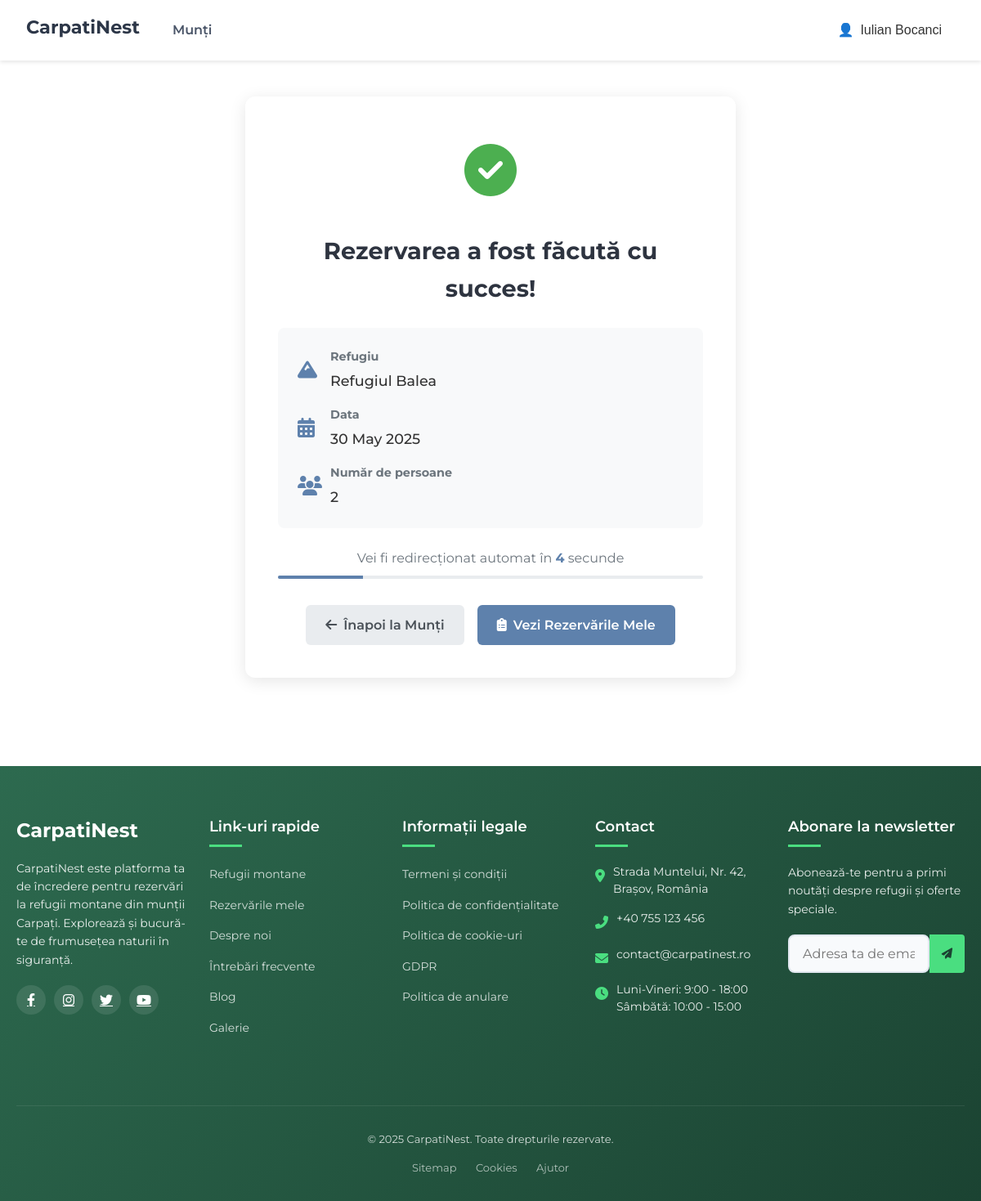
The page /booking/confirmation/1/ (signed in) on the database its author committed.
### CarpatiNest_app/models.py (models this page shows, shortened)
class Booking(models.Model):
    user = models.ForeignKey(User, on_delete=models.CASCADE, related_name='bookings', verbose_name='Utilizator')
    refuge = models.ForeignKey(Refuge, on_delete=models.CASCADE, related_name='bookings', verbose_name='Refugiu')
    booking_date = models.DateField(verbose_name='Data rezervării', default=date.today)
    members_count = models.IntegerField(verbose_name='Număr de membri', default=1)
    created_at = models.DateTimeField(auto_now_add=True, verbose_name='Data creării')
    status = models.CharField(
        max_length=20,
        choices=[
            ('pending', 'În așteptare'),
            ('confirmed', 'Confirmată'),
            ('canceled', 'Anulată')
        ],
        default='pending',
        verbose_name='Status'
    )
    notes = models.TextField(blank=True, null=True, verbose_name='Note')
    class Meta:
        verbose_name = 'Rezervare'
        verbose_name_plural = 'Rezervări'
        ordering = ['-created_at']

class Refuge(models.Model):
    name = models.CharField(max_length=100, verbose_name='Nume refugiu')
    mountain = models.ForeignKey(Mountain, on_delete=models.CASCADE, related_name='refuges', verbose_name='Munte')
    description = models.TextField(verbose_name='Descriere', blank=True, null=True)
    altitude = models.IntegerField(verbose_name='Altitudine (m)', null=True, blank=True)
    image = models.ImageField(upload_to='refuges/', verbose_name='Imagine', null=True, blank=True)
    capacity = models.IntegerField(verbose_name='Capacitate', default=10)
    class Meta:
        verbose_name = 'Refugiu'
        verbose_name_plural = 'Refugii'
        ordering = ['mountain', 'name']

### CarpatiNest_app/views.py (the view)
# urls.py: path('booking/confirmation/<int:booking_id>/', views.booking_confirmation, name='booking_confirmation'),
@login_required
def booking_confirmation(request, booking_id):
    try:
        booking = get_object_or_404(Booking, id=booking_id, user=request.user)
        if booking.status == 'canceled':
            messages.error(request, 'Această rezervare a fost anulată.')
            return redirect('CarpatiNest_app:my_bookings')
        booking_session_key = f"booking_{booking.refuge.id}_{booking.user.id}_{request.session.session_key}"
        request.session[booking_session_key] = True
        context = {
            'booking': booking
        }
        return render(request, 'booking_confirmation.html', context)
    except Booking.DoesNotExist:
        messages.error(request, 'Rezervarea nu a fost găsită sau nu aveți permisiunea să o accesați.')
        return redirect('CarpatiNest_app:mountain_selection')
    except Exception as e:
        messages.error(request, f'A apărut o eroare: {str(e)}')
        return redirect('CarpatiNest_app:mountain_selection')

### CarpatiNest_app/templates/booking_confirmation.html (shortened to what this page needs)
{% extends 'base.html' %}
{% load static %}
{% block extra_css %}
<link rel="stylesheet" href="{% static 'css/booking_confirmation.css' %}" />
{% endblock %}
{% block content %}
<div class="confirmation-container fade-in">
    <div class="confirmation-card">
        <div class="confirmation-icon">
            <i class="fas fa-check-circle"></i>
        </div>
        <h1 class="confirmation-title">Rezervarea a fost făcută cu succes!</h1>
        <div class="booking-details">
            <div class="detail-item">
                <i class="fas fa-mountain"></i>
                <div class="detail-content">
                    <h4>Refugiu</h4>
                    <p>{{ booking.refuge.name }}</p>
                </div>
            </div>
            <div class="detail-item">
                <i class="fas fa-calendar-alt"></i>
                <div class="detail-content">
                    <h4>Data</h4>
                    <p>{{ booking.booking_date|date:"j F Y" }}</p>
                </div>
            </div>
            <div class="detail-item">
                <i class="fas fa-users"></i>
                <div class="detail-content">
                    <h4>Număr de persoane</h4>
                    <p>{{ booking.members_count }}</p>
                </div>
            </div>
        </div>
        <div class="redirect-timer">
            <p>Vei fi redirecționat automat în <span id="countdown">5</span> secunde</p>
            <div class="progress-bar">
                <div class="progress-fill" id="progress"></div>
            </div>
        </div>
        <div class="button-group">
            <a href="{% url 'CarpatiNest_app:mountain_selection' %}" class="btn btn-secondary">
                <i class="fas fa-arrow-left"></i>
                Înapoi la Munți
            </a>
            <a href="{% url 'CarpatiNest_app:my_bookings' %}" class="btn btn-primary">
                <i class="fas fa-clipboard-list"></i>
                Vezi Rezervările Mele
            </a>
        </div>
    </div>
</div>
{% endblock %}

### CarpatiNest_app/templates/base.html (shortened to what this page needs)
{% load static %}
<!DOCTYPE html>
<html lang="ro">
  <head>
    />    <link rel="stylesheet" href="{% static 'css/style.css' %}?v=1" />
    <link rel="stylesheet" href="{% static 'css/footer.css' %}?v=1" />
    <link rel="stylesheet" href="https://cdnjs.cloudflare.com/ajax/libs/font-awesome/6.4.0/css/all.min.css" />
    {% block extra_css %}{% endblock %}
  </head>
  <body class="{% block body_class %}{% endblock %}">
    <nav id="navbar" class="navbar">
      {% block navbar %}
      <div class="navbar-container">
        <div class="nav-left">
          <a href="{% url 'CarpatiNest_app:index' %}" class="nav-logo">CarpatiNest</a>          <a href="{% url 'CarpatiNest_app:mountain_selection' %}" class="nav-link">Munți</a>
        </div>
        <div class="nav-right">
          {% if user.is_authenticated %}          <div class="user-dropdown">
            <button class="user-button">
              <span class="user-icon">👤</span>
              {% if user.first_name or user.last_name %}
                {{ user.first_name }} {{ user.last_name }}
              {% else %}
                {{ user.username }}              {% endif %}
            </button>
          </div>
          {% else %}
          <a href="{% url 'CarpatiNest_app:login' %}" class="auth-link">Autentificare</a>
          <a href="{% url 'CarpatiNest_app:register' %}" class="auth-link">Înregistrare</a>
          {% endif %}
        </div>
      </div>
      {% endblock navbar %}
    </nav>    <main class="main-content">
      {% block content %}{% endblock %}
    </main>
    <footer class="footer">
      <div class="footer-container">
        <div class="footer-top">
          <div class="footer-column">
            <a href="{% url 'CarpatiNest_app:index' %}" class="footer-logo">CarpatiNest</a>
            <p class="footer-description">
              CarpatiNest este platforma ta de încredere pentru rezervări la refugii montane din munții Carpați.
              Explorează și bucură-te de frumusețea naturii în siguranță.
            </p>
            <div class="footer-social">
              <a href="#" class="social-icon"><i class="fab fa-facebook-f"></i></a>
              <a href="#" class="social-icon"><i class="fab fa-instagram"></i></a>
              <a href="#" class="social-icon"><i class="fab fa-twitter"></i></a>
              <a href="#" class="social-icon"><i class="fab fa-youtube"></i></a>
            </div>
          </div>
          <div class="footer-column">
            <h4 class="footer-heading">Link-uri rapide</h4>
            <ul class="footer-links">
              <li><a href="{% url 'CarpatiNest_app:mountain_selection' %}">Refugii montane</a></li>
              <li><a href="{% url 'CarpatiNest_app:my_bookings' %}">Rezervările mele</a></li>
              <li><a href="#">Despre noi</a></li>
              <li><a href="#">Întrebări frecvente</a></li>
              <li><a href="#">Blog</a></li>
              <li><a href="#">Galerie</a></li>
            </ul>
          </div>
          <div class="footer-column">
            <h4 class="footer-heading">Informații legale</h4>
            <ul class="footer-links">
              <li><a href="#">Termeni și condiții</a></li>
              <li><a href="#">Politica de confidențialitate</a></li>
              <li><a href="#">Politica de cookie-uri</a></li>
              <li><a href="#">GDPR</a></li>
              <li><a href="#">Politica de anulare</a></li>
            </ul>
          </div>
          <div class="footer-column">
            <h4 class="footer-heading">Contact</h4>
            <div class="footer-contact-item">
              <div class="footer-contact-icon">
                <i class="fas fa-map-marker-alt"></i>
              </div>
              <div class="footer-contact-text">
                Strada Muntelui, Nr. 42, Brașov, România
              </div>
            </div>
            <div class="footer-contact-item">
              <div class="footer-contact-icon">
                <i class="fas fa-phone-alt"></i>
              </div>
              <div class="footer-contact-text">
                +40 755 123 456
              </div>
            </div>
            <div class="footer-contact-item">
              <div class="footer-contact-icon">
                <i class="fas fa-envelope"></i>
              </div>
              <div class="footer-contact-text">
                contact@carpatinest.ro
              </div>
            </div>
            <div class="footer-contact-item">
              <div class="footer-contact-icon">
                <i class="fas fa-clock"></i>
              </div>
              <div class="footer-contact-text">
                Luni-Vineri: 9:00 - 18:00<br>
                Sâmbătă: 10:00 - 15:00
              </div>
            </div>
          </div>
          <div class="footer-column">
            <h4 class="footer-heading">Abonare la newsletter</h4>
            <p class="footer-description">
              Abonează-te pentru a primi noutăți despre refugii și oferte speciale.
            </p>
            <form class="newsletter-form">
              <input type="email" class="newsletter-input" placeholder="Adresa ta de email">
              <button type="submit" class="newsletter-button">
                <i class="fas fa-paper-plane"></i>
              </button>
            </form>
          </div>
        </div>
        <div class="footer-bottom">
          <p>&copy; {% now "Y" %} CarpatiNest. Toate drepturile rezervate.</p>
          <div class="footer-bottom-links">
            <a href="#">Sitemap</a>
            <a href="#">Cookies</a>
            <a href="#">Ajutor</a>
          </div>
        </div>
      </div>
    </footer>
  </body>
</html>

### CarpatiNest_app/static/css/style.css (style rules this page uses)
* { margin: 0; padding: 0; box-sizing: border-box; }
body { font-family: "Montserrat", sans-serif; line-height: 1.6; color: #333; padding-top: 70px; }
.main-content { min-height: calc(100vh - 70px); }
.navbar { position: fixed; top: 0; left: 0; right: 0; background: rgba(255, 255, 255, 0.95); padding: 1rem 0; box-shadow: 0 2px 5px rgba(0, 0, 0, 0.1); transform: translateY(0); transition: transform 0.3s ease; z-index: 1000; }
.navbar-container { max-width: 1200px; margin: 0 auto; display: flex; justify-content: space-between; align-items: center; padding: 0 2rem; }
.nav-left { display: flex; gap: 1.5rem; }
.nav-right { display: flex; align-items: center; gap: 1.5rem; }
.btn { display: inline-block; padding: 1rem 2rem; background-color: #2ecc71; color: white; text-decoration: none; border-radius: 5px; transition: background-color 0.3s; font-weight: 600; }
.form-input, input[type="text"], input[type="password"], input[type="email"], input[type="date"] { width: 100%; padding: 0.75rem 1rem; border: 2px solid #e2e8f0; border-radius: 8px; font-size: 1rem; transition: all 0.3s ease; background-color: #f8fafc; }
.user-dropdown { position: relative; display: inline-block; }
.user-button { background: none; border: none; color: #333; padding: 0.5rem 1rem; font-size: 1rem; font-weight: 500; cursor: pointer; display: flex; align-items: center; gap: 0.5rem; transition: color 0.3s ease; }
.nav-logo { font-weight: 700; font-size: 1.4rem; color: #2d3748; text-decoration: none; transition: color 0.3s; }
.nav-link { color: #4a5568; text-decoration: none; font-weight: 600; padding: 0.5rem 1rem; border-radius: 6px; transition: all 0.3s ease; }

### CarpatiNest_app/static/css/footer.css (style rules this page uses)
.footer { background: linear-gradient(135deg, #2d6a4f 0%, #1b4332 100%); color: #ffffff; padding: 60px 0 30px; margin-top: 60px; font-family: 'Montserrat', sans-serif; }
.footer-container { max-width: 1200px; margin: 0 auto; padding: 0 20px; }
.footer-top { display: flex; flex-wrap: wrap; justify-content: space-between; margin-bottom: 40px; }
.footer-column { flex: 1; min-width: 200px; margin-bottom: 30px; padding-right: 20px; }
.footer-column:last-child { padding-right: 0; }
.footer-logo { font-size: 24px; font-weight: 700; color: #ffffff; text-decoration: none; margin-bottom: 15px; display: inline-block; }
.footer-description { line-height: 1.6; font-size: 14px; margin-bottom: 20px; opacity: 0.9; }
.footer-heading { font-size: 18px; font-weight: 600; margin-bottom: 20px; position: relative; padding-bottom: 10px; }
.footer-heading::after { content: ''; position: absolute; bottom: 0; left: 0; width: 40px; height: 3px; background-color: #4ade80; }
.footer-links { list-style: none; padding: 0; margin: 0; }
.footer-links li { margin-bottom: 12px; }
.footer-links li a { color: #ffffff; text-decoration: none; opacity: 0.8; transition: opacity 0.3s ease, transform 0.3s ease; display: inline-block; font-size: 14px; }
.footer-contact-item { display: flex; align-items: flex-start; margin-bottom: 15px; }
.footer-contact-icon { margin-right: 10px; color: #4ade80; font-size: 16px; margin-top: 3px; }
.footer-contact-text { font-size: 14px; opacity: 0.9; line-height: 1.5; }
.footer-social { margin-top: 20px; display: flex; }
.social-icon { display: inline-flex; align-items: center; justify-content: center; width: 36px; height: 36px; border-radius: 50%; background-color: rgba(255, 255, 255, 0.1); color: #ffffff; margin-right: 10px; transition: all 0.3s ease; }
.footer-bottom { padding-top: 30px; border-top: 1px solid rgba(255, 255, 255, 0.1); text-align: center; font-size: 13px; opacity: 0.8; }
.footer-bottom p { margin: 0; }
.footer-bottom-links { margin-top: 15px; }
.footer-bottom-links a { color: #ffffff; text-decoration: none; margin: 0 10px; opacity: 0.8; transition: opacity 0.3s ease; }
.newsletter-form { display: flex; margin-top: 15px; }
.newsletter-input { flex-grow: 1; padding: 10px 15px; border: none; border-radius: 4px 0 0 4px; font-family: 'Montserrat', sans-serif; font-size: 14px; }
.newsletter-button { background-color: #4ade80; color: #1b4332; border: none; border-radius: 0 4px 4px 0; padding: 0 15px; font-weight: 600; cursor: pointer; transition: background-color 0.3s ease; }

### rows shown on the page
Booking: refuge.name "Refugiul Balea", booking_date "30 May 2025", members_count "2"

### other values the page prints
{{ user.first_name }} "Iulian"
{{ user.last_name }} "Bocanci"
